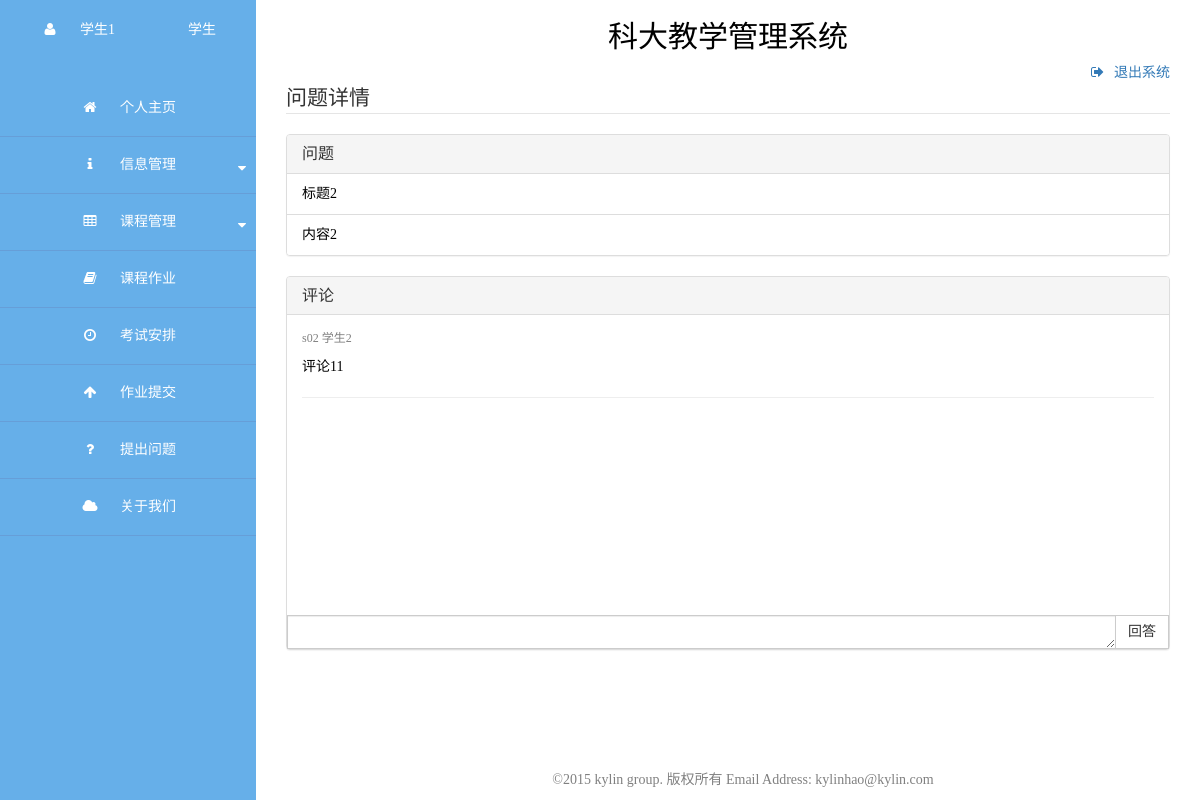
Page /student/question/2 (signed in) on the earlier database version.
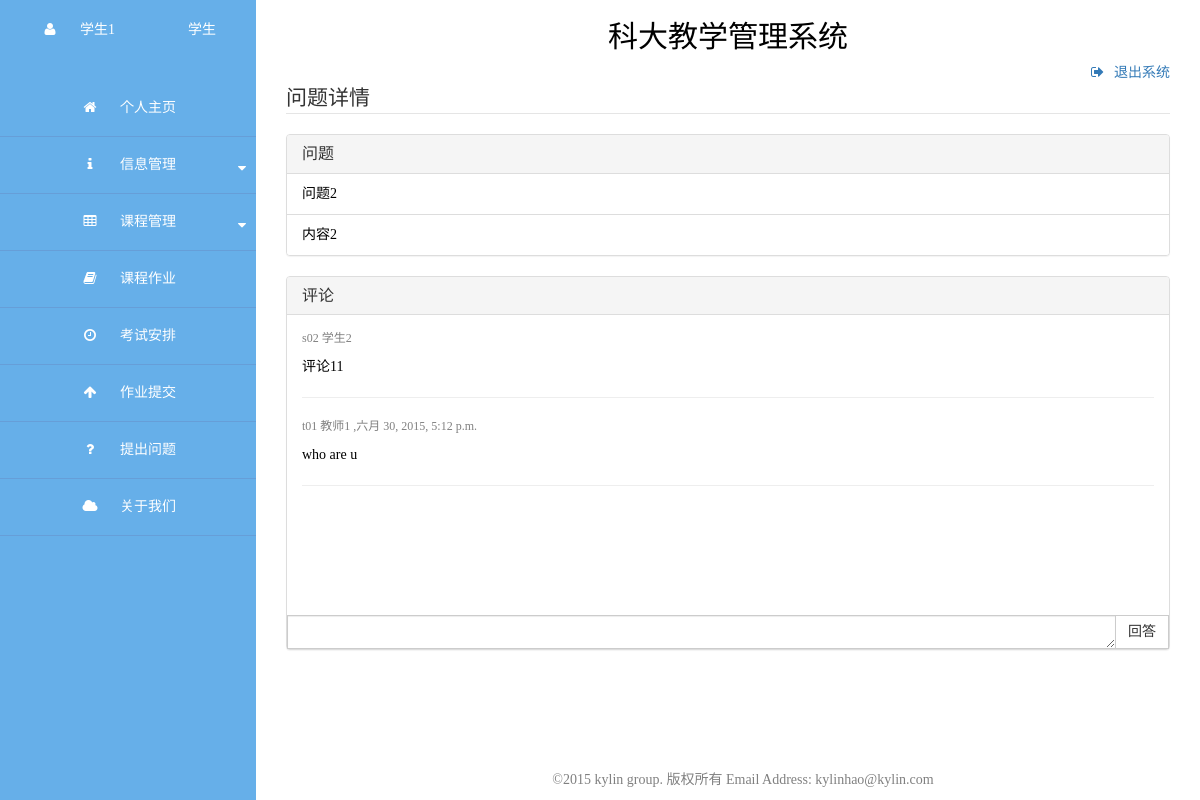
Same page on the later database version.
### ustcjxxt/models.py (models this page shows, shortened)
class Student(models.Model):
    stuId = models.CharField(u'学号', max_length=20, primary_key=True)
    password = models.CharField(u'密码', max_length=60)
    name = models.CharField(u'姓名', max_length=30)
    age = models.IntegerField(u'年龄', blank=True)
    sex = models.CharField(u'性别', max_length=1, choices=sexType, blank=True)
    address = models.CharField(u'地址', max_length=60, blank=True)
    email = models.EmailField(u'邮箱', blank=True)
    headPic = models.ImageField(u'头像', upload_to='stuPic/', blank=True)
    class Meta:
        db_table = 'db_student'
        verbose_name_plural = u'学生'
        ordering = ["stuId"]

class Question(models.Model):
    title = models.CharField('问题', max_length=100)
    content = models.TextField('详情', blank=True)
    stuId = models.ForeignKey(Student, verbose_name=u'学生学号')
    courseId = models.ForeignKey(Course, verbose_name=u'课程号')
    time = models.DateTimeField(u'时间')
    class Meta:
        db_table = 'db_question'
        verbose_name_plural = u'问题'
    def __unicode__(self):
        return u'%s %s' % (self.id, self.title)

class Comment(models.Model):
    questionId = models.ForeignKey(Question, verbose_name=u'问题Id')
    commentId = models.CharField(u'评论者Id', max_length=30)
    content = models.TextField(u'内容')
    type = models.CharField(u'角色', max_length=1, choices=commentatorTyep)
    time = models.DateTimeField(u'时间')
    class Meta:
        db_table = 'db_comment'
        verbose_name_plural = u'评论'

class Teacher(models.Model):
    teaId = models.CharField(u'工号', max_length=20, primary_key=True)
    password = models.CharField(u'密码', max_length=60)
    name = models.CharField(u'姓名', max_length=30)
    age = models.IntegerField(u'年龄', blank=True)
    sex = models.CharField(u'性别', max_length=1, choices=sexType, blank=True)
    address = models.CharField(u'地址', max_length=60, blank=True)
    email = models.EmailField(u'邮箱', blank=True)
    headPic = models.ImageField(u'头像', upload_to='teaPic/', blank=True)
    class Meta:
        db_table = 'db_teacher'
        ordering = ["teaId"]
        verbose_name_plural = u'教师'

### ustcjxxt/views.py (the view)
# urls.py: url(r'^student/question/(\d+)$', 'ustcjxxt.views.stu_question_detail', name='stu_question_detail'),
def stu_question_detail(req, q_id):
    user_id = req.session.get('user_id', 'null')
    print user_id
    print 'stu_question_detail'
    if user_id == 'null':
        return HttpResponseRedirect('/')
    user = get_user(user_id, 'student')
    q = Question.objects.get(id=q_id)
    print q
    if req.method == 'POST':
        reply = req.POST.get("reply", None)
        now = datetime.datetime.now()
        comment = Comment(questionId=q, commentId=user_id, content=reply, type=user_id[0], time=now)
        comment.save()
        return HttpResponseRedirect('/student/question/' + q_id, {})
    comments = Comment.objects.filter(questionId=q_id)
    c_list = []
    for c in comments:
        if c.type == 't':
            t = Teacher.objects.get(teaId=c.commentId)
        elif c.type == 's':
            t = Student.objects.get(stuId=c.commentId)
        else:
            t = Assistant.objects.get(astId=c.commentId)
        c_list.append([c, t.name])
    return render_to_response('student/question-detail.html', {"user": user[0], "q": q, "c_list": c_list})

### ustcjxxt/views.py (called while the page is built)
def get_user(user_id, role_type):
    if role_type == 'student':
        user = Student.objects.filter(stuId=user_id)
    elif role_type == 'teacher':
        user = Teacher.objects.filter(teaId=user_id)
    elif role_type == 'assistant':
        user = Assistant.objects.filter(astId=user_id)
    else:
        user = 0
    return user

### templates/student/question-detail.html (shortened to what this page needs)
{% extends 'student/stu-main.html' %}
{% block content %}
    <fieldset>
        <legend>问题详情</legend>
        <div class="panel panel-default">
            <div class="panel-heading">
                <h3 class="panel-title">问题</h3>
            </div>
            <ul class="list-group">
                <li class="list-group-item">{{ q.title }}</li>
                <li class="list-group-item">{{ q.content }}</li>
            </ul>
        </div>
        <div class="panel panel-default">
            <div class="panel-heading">
                <h3 class="panel-title">
                    评论
                </h3>
            </div>
            <div class="panel-body" style="height: 300px;overflow:auto;">
                {% for c in c_list %}
                    <div class="">
                        <p style="font-size: 12px;color: gray">
                            {{ c.0.commentId }}&nbsp;{{ c.1 }}
                            {% if c.0.time %},{{ c.0.time }}{% endif %}
                        </p>
                        <p>{{ c.0.content }}</p>
                    </div>
                    <hr>
                {% endfor %}
            </div>
            <form method="post" role="form">
                <div class="input-group">
                    <textarea name="reply" rows="1" class="form-control input-md"></textarea>
                    <span class="input-group-btn">
                        <button type="submit" class=" btn btn-default btn-md ">回答</button>
                    </span>
                </div>
            </form>
        </div>
    </fieldset>
{% endblock %}

### templates/student/stu-main.html (shortened to what this page needs)
<!DOCTYPE html>
<html>
<head lang="en">
    <link rel="stylesheet" href="/static/css/bootstrap.min.css">
    <link rel="stylesheet" href="/static/css/main.css">
    <link rel="stylesheet" href="/static/css/font-awesome.min.css">
</head>
<body>
<div class="sidebar-menu">
    <div class="header">
        <div class="logo"><a><i class="fa fa-user icon-setting"></i>{{ user.name }}</a></div>
        <div class="sidebar-hide"><a>学生</a></div>
    </div>
    <div>
        <ul class="main-menu ">
            <li class="active">
                <a href="/student/" target=""><i class="fa fa-home icon-setting"></i>个人主页</a>
            </li>
            <li class="second-menu" id="second-menu1">
                <a href="javascript:void(0)">
                    <i class="fa fa-info  icon-setting"></i>信息管理
                    <i class="fa fa-caret-down icon-more"></i>
                </a>
            </li>
            <li class="second-menu" id="second-menu2">
                <a>
                    <i class="fa fa-table icon-setting "></i>课程管理
                    <i class="fa fa-caret-down icon-more"></i>
                </a>
            </li>
            <li>
                <a href="/student/homework/" target=""><i class="fa fa-book icon-setting"></i>课程作业</a>
            </li>
            <li>
                <a href="/student/exam/" target=""><i class="fa fa-clock-o icon-setting"></i>考试安排</a>
            </li>
            <li>
                      <a href="/student/homework-submit/" target=""><i class="fa fa-arrow-up icon-setting"></i>作业提交</a>
            </li>
            <li>
                <a href="/student/question/" target=""><i class="fa fa-question icon-setting"></i>提出问题</a>
            </li>
            <li>
                <a href="/student/about-us/" target=""><i class="fa fa-cloud icon-setting"></i>关于我们</a>
            </li>
        </ul>
    </div>
</div>
<div class="main-content">
    <div style="text-align: center;">
        <h2>科大教学管理系统</h2>
    </div>
    <div class="pull-right">
        <a href="/logout/"><i class="fa fa-sign-out" style="padding-right: 10px"></i>退出系统</a>
    </div>
    <div class="main-show">
        {% block content %}
        {% endblock %}
    </div>
    <div class="footer">
        &copy;2015 kylin group. 版权所有 Email Address: kylinhao@kylin.com
    </div>
</div>
</body>
</html>

### static/css/main.css (style rules this page uses)
body { font-family: "Microsoft YaHei"; color: black; min-width: 1000px; }
.sidebar-menu { position: absolute; width: 256px; left: 0; top: 0; bottom: 0; background-color: #66afe9; }
.header { color: white; padding-top: 20px; height: 60px; }
.logo { padding-left: 40px; float: left; }
.sidebar-hide { padding-right: 40px; float: right; }
.main-menu { padding: 0; margin-top: 20px; }
.main-menu li { text-align: center; padding: 0; margin: 0; line-height: 56px; list-style-type: none; position: relative; border-bottom: 1px solid #669ed8; }
li a, .header a { color: white; width: 256px; }
.icon-setting { padding-right: 20px; text-align: center; width: 40px; color: white; }
.icon-more { position: absolute; right: 10px; color: white; padding-top: 24px; }
.main-content { margin-left: 286px; margin-right: 30px; margin-top: 0; }
.main-show { min-height: 540px; padding-top: 20px; }
.form-control { border-radius: 0; }
.btn { border-radius: 0; }
.footer { position: fixed; text-align: center; left: 286px; right: 0; bottom: 10px; margin-left: auto; margin-right: auto; color: gray; }

Differences in the rows shown:
changed Question "内容2": title "标题2" → "问题2"
added Comment: commentId "t01", name "教师1", time "六月 30, 2015, 5:12 p.m.", content "who are u"
